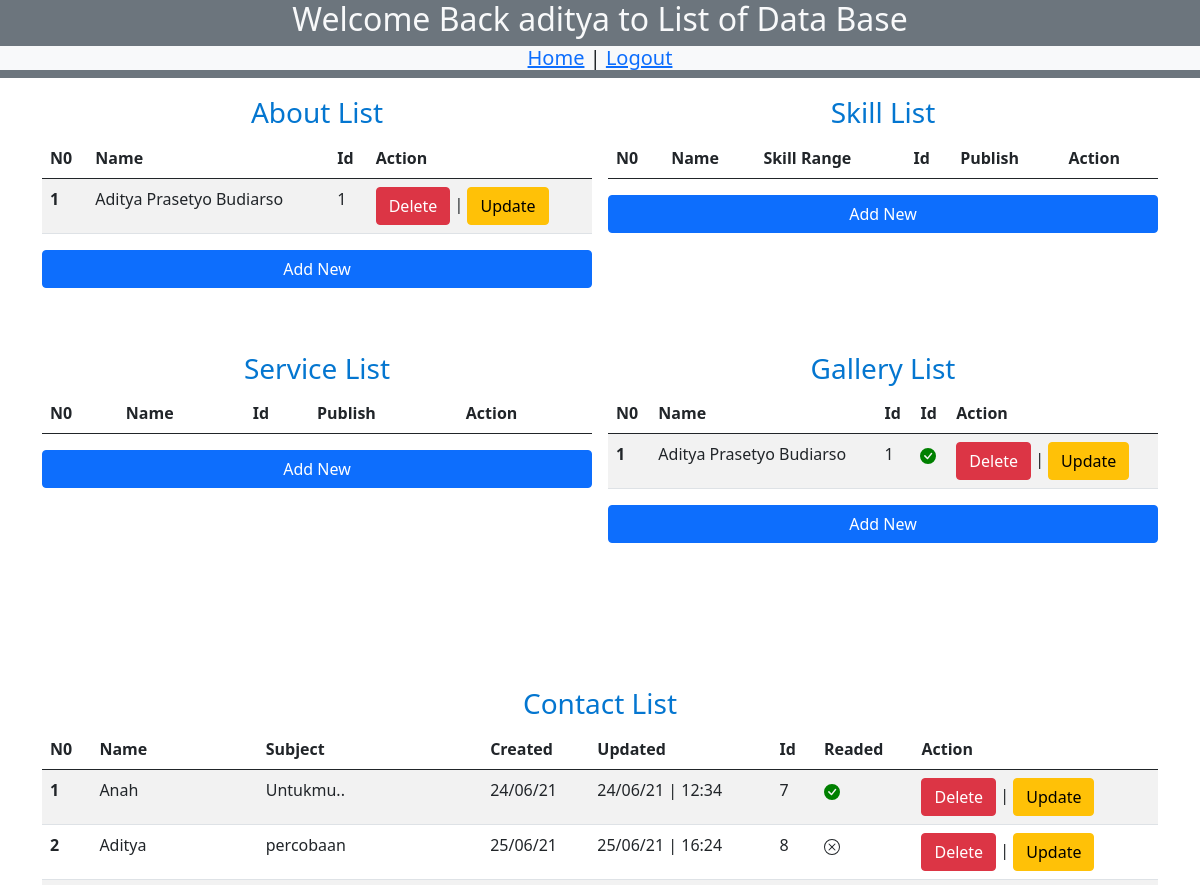
The page /list-view/ (signed in, upper part) on the database as committed earlier.
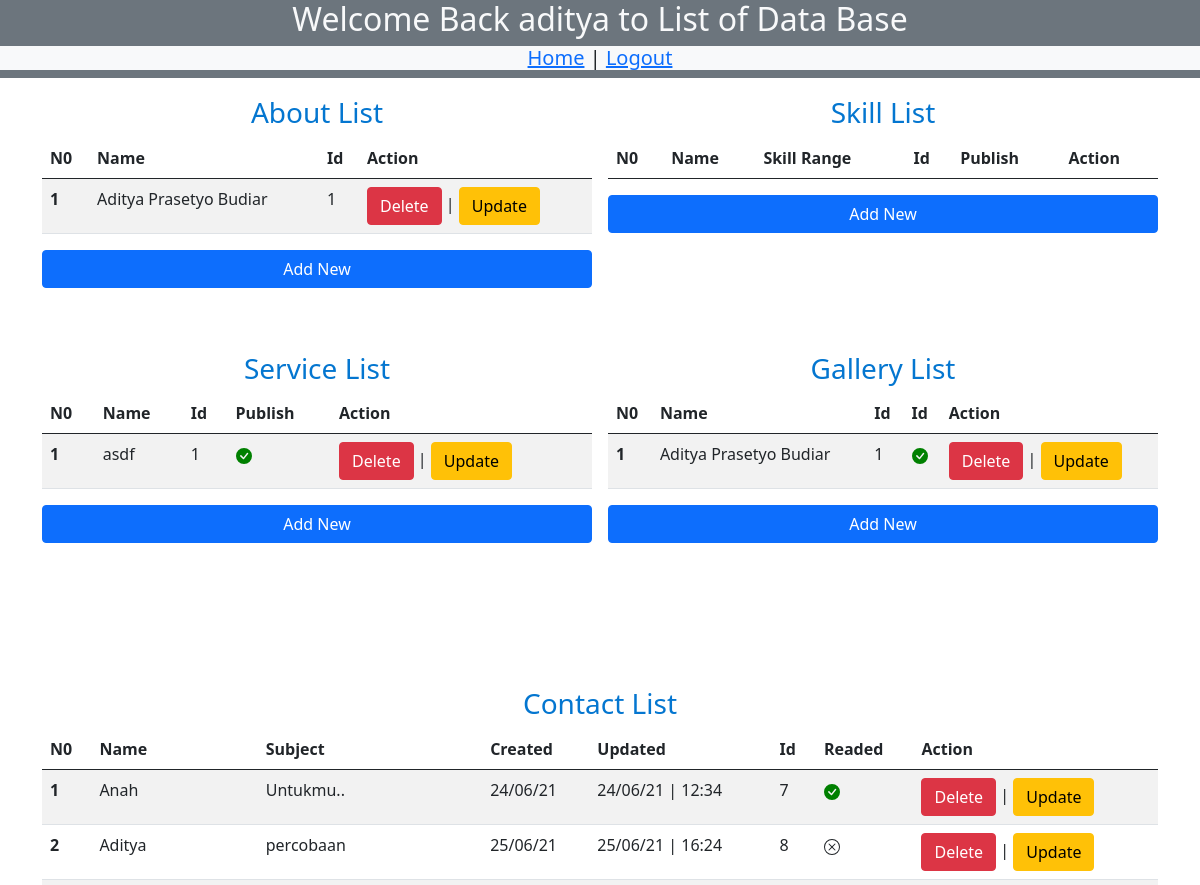
The same page on the database as committed later.
### home/models.py (models this page shows, shortened)
class About(models.Model):
    Name = models.CharField(max_length=100)
    Date_of_Birth = models.DateField()
    Address = models.CharField(max_length=200)
    Email = models.EmailField()
    Phone = models.CharField(max_length=20)
    Image = models.ImageField(upload_to='image/about', null=True)

class Gallery(models.Model):
    Name = models.CharField(max_length=100)
    Skill = models.ManyToManyField(
        Skill,  blank=True)
    Image = models.ImageField(
        upload_to='image/gallery', height_field='Height', width_field='Width')
    Height = models.IntegerField(default=0, null=True, blank=True)
    Width = models.IntegerField(default=0, null=True, blank=True)
    slug = models.SlugField(blank=True, null=True, editable=False)
    Publish = models.BooleanField(default=False)

class Contact(models.Model):
    Name = models.CharField(max_length=100)
    Email = models.EmailField()
    Subject = models.CharField(max_length=100)
    Message = models.TextField()
    Readed = models.BooleanField(default=False)
    Verified = models.BooleanField(default=False)
    Created = models.DateTimeField(
        auto_now_add=True, blank=True, editable=False)
    Updated = models.DateTimeField(
        auto_now=True, blank=True, editable=False)

class Service(models.Model):
    Name = models.CharField(max_length=100)
    Image = models.ImageField(
        upload_to='image/service', height_field='Height', width_field='Width')
    Height = models.IntegerField(default=0, null=True, blank=True)
    Width = models.IntegerField(default=0, null=True, blank=True)
    Body = models.TextField()
    Publish = models.BooleanField(default=False)
    slug = models.SlugField(editable=False, blank=True, null=True)

### home/decorators.py (the view)
        def wrap_func(request, *args, **kwargs):
            group = None
            if request.user.groups.all().exists():
                group = request.user.groups.first().name
            if group not in allowed_user:
                return redirect('home')
            return view_func(request, *args, **kwargs)

### home/views.py (called while the page is built)
@ login_required(login_url='home')
@ allowed_user(allowed_user=['admin'])
def ListView(request):
    abouts = About.objects.all()
    skills = Skill.objects.all()
    services = Service.objects.all()
    galleries = Gallery.objects.all().order_by('-id')
    contact = Contact.objects.all()
    konteks = {
        'title': 'List of Data Base',
        'abouts': abouts,
        'skills': skills,
        'services': services,
        'galleries': galleries,
        'contact': contact,
    }
    return render(request, 'list_view.html', konteks)

### templates/list_view.html (shortened to what the changed rows need)
{% extends 'admin_base.html' %}
{% block content %}
<center>
    <header class="fixed-top bg-secondary">
        <h2 class="text-light">Welcome Back {{request.user}} to {{title}}</h2>
    </header>
</center>
<main class='py-5'>
    <div class="container ">
        <center>
            <main class="grid-column gap-3 py-5">
                <section class="about-section ">
                    <table class="table table-striped">
                            <thead>
                            <tr>
                                <th scope="col">N0</th>
                                <th scope="col">Name</th>
                                <th scope="col">Id</th>
                                <th scope="col">Action</th>
                            </tr>
                            </thead>
                        <tbody>
                            {% for about in abouts %}
                                <tr>
                                    <th scope="row">{{forloop.counter}}</th>
                                    <td>{{about.Name}}</td>
                                    <td>{{about.id}}</td>
                                    <td>
                                        <a class="btn btn-danger" href="{% url 'deleteAbout' about.id %}" role="button">Delete</a> | <a class="btn btn-warning" href="{% url 'updateAbout' about.id %}" role="button">Update</a>
                                    </td>
                                </tr>
                            {% endfor %}
                        </tbody>
                    </table>
                </section>
                <section class="skill-section">
                    <table class="table table-striped">
                            <thead>
                            <tr>
                                <th scope="col">N0</th>
                                <th scope="col">Name</th>
                                <th scope="col">Skill Range</th>
                                <th scope="col">Id</th>
                                <th scope="col">Publish</th>
                                <th scope="col">Action</th>
                            </tr>
                            </thead>
                    </table>
                </section>
                <section class="service-section py-5">
                    <table class="table table-striped">
                            <thead>
                            <tr>
                                <th scope="col">N0</th>
                                <th scope="col">Name</th>
                                <th scope="col">Id</th>
                                <th scope="col">Publish</th>
                                <th scope="col">Action</th>
                            </tr>
                            </thead>
                        <tbody>
                            {% for service in services %}
                                <tr>
                                    <th scope="row">{{forloop.counter}}</th>
                                    <td>{{service.Name}}</td>
                                    <td>{{service.id}}</td>
                                    {% if service.Publish %}
                                    <td>
                                    </td>
                                    {% endif %}
                                    <td>
                                        <a class="btn btn-danger" href="{% url 'deleteService' service.id %}" role="button">Delete</a> | <a class="btn btn-warning" href="{% url 'updateService' service.id %}" role="button">Update</a>
                                    </td>
                                </tr>
                            {% endfor %}
                        </tbody>
                    </table>
                </section>
                <section class="gallery-section py-5">
                    <table class="table table-striped">
                            <thead>
                            <tr>
                                <th scope="col">N0</th>
                                <th scope="col">Name</th>
                                <th scope="col">Id</th>
                                <th scope="col">Id</th>
                                <th scope="col">Action</th>
                            </tr>
                            </thead>
                        <tbody>
                            {% for gallery in galleries %}
                                <tr>
                                    <th scope="row">{{forloop.counter}}</th>
                                    <td>{{gallery.Name}}</td>
                                    <td>{{gallery.id}}</td>
                                    {% if gallery.Publish %}
                                    <td>
                                    </td>
                                    {% endif %}
                                    <td>
                                        <a class="btn btn-danger" href="{% url 'deleteGallery' gallery.id %}" role="button">Delete</a> | <a class="btn btn-warning" href="{% url 'updateGallery' gallery.id %}" role="button">Update</a>
                                    </td>
                                </tr>
                            {% endfor %}
                        </tbody>
                    </table>
                </section>
            </main>
            <section class="contact-section py-5">
                <table class="table table-striped">
                        <thead>
                        <tr>
                            <th scope="col">N0</th>
                            <th scope="col">Name</th>
                            <th scope="col">Subject</th>
                            <th scope="col">Created</th>
                            <th scope="col">Updated</th>
                            <th scope="col">Id</th>
                            <th scope="col">Readed</th>
                            <th scope="col">Action</th>
                        </tr>
                        </thead>
                    <tbody>
                        {% for contact in contact %}
                            <tr>
                                <th scope="row">{{forloop.counter}}</th>
                                <td>{{contact.Name}}</td>
                                <td>{{contact.Subject}}</td>
                                <td>{{contact.Created|date:'d/m/y'}}</td>
                                <td>{{contact.Updated|date:'d/m/y | H:i'}}</td>
                                <td>{{contact.id}}</td>
                                {% if contact.Readed %}
                                    <td>
                                    </td>
                                    {% else %}
                                        <td>
                                        </td>
                                    {% endif %}
                                <td>
                                    <a class="btn btn-danger" href="{% url 'deleteContact' contact.id %}" role="button">Delete</a> | <a class="btn btn-warning" href="{% url 'updateContact' contact.id %}" role="button">Update</a>
                                </td>
                            </tr>
                        {% endfor %}
                    </tbody>
                </table>
            </section>
        </center>
    </div>
</main>
{% endblock content %}

Rows that differ between the two databases and show on the page:
changed About id 1: Name "Aditya Prasetyo Budiarso" → "Aditya Prasetyo Budiar"
added Service: Name "asdf", id "1", Publish True (drawn)
changed Gallery id 1: Name "Aditya Prasetyo Budiarso" → "Aditya Prasetyo Budiar"
